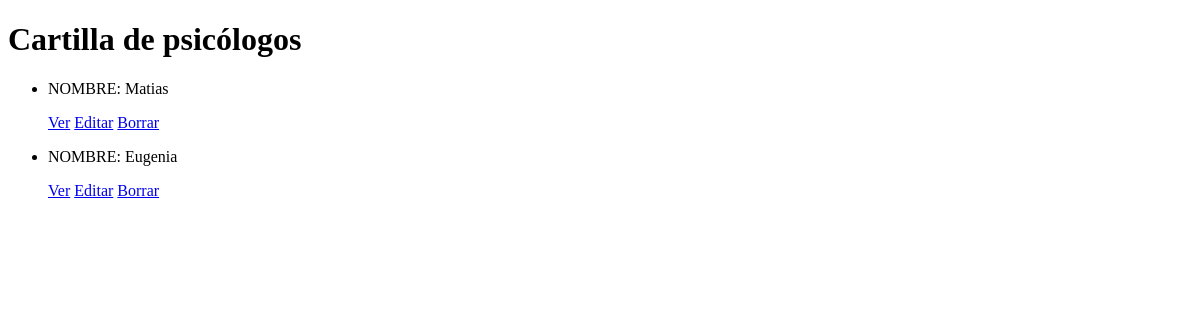
Before: /AppBlog/psicologo/list with the older database file.
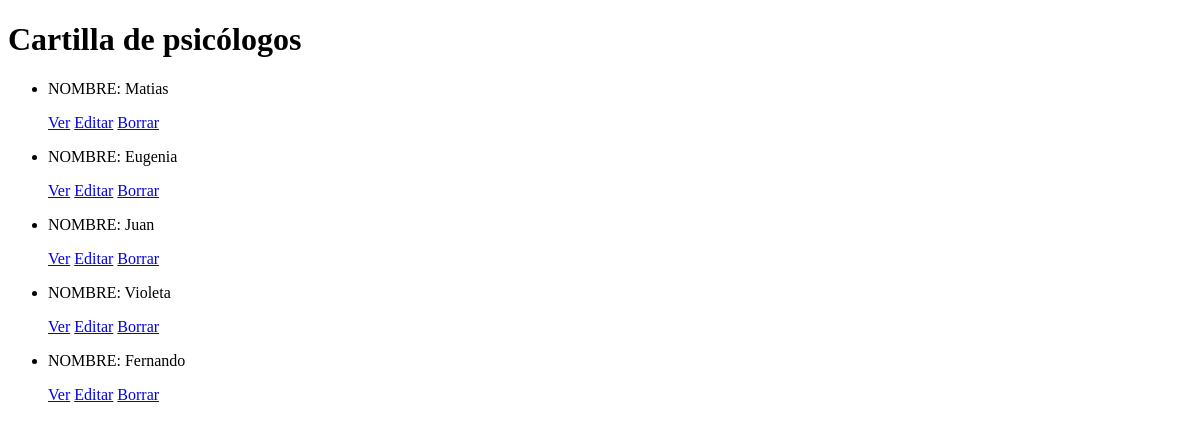
After: the same page with the newer database file.
### AppBlog/models.py (models this page shows, shortened)
class Psicologo(models.Model):
    nombre = models.CharField(max_length=40)
    apellido = models.CharField(max_length=40)
    matricula = models.IntegerField()
    email = models.EmailField()
    telefono = models.IntegerField()
    zonaatencion = models.CharField(max_length=40)
    modalidadatencion = models.CharField(max_length=40)
    orientacion = models.CharField(max_length=40)
    especialidad = models.CharField(max_length=40)
    tipotratamiento = models.CharField(max_length=40)

### AppBlog/views.py (the view)
# urls.py: path('psicologo/list', views.PsicologoList.as_view(), name='List'),
class PsicologoList(ListView):
    model = Psicologo
    template_name = "AppBlog/psicologo_list.html"

### AppBlog/templates/AppBlog/psicologo_list.html (shortened to what this page needs)
<!DOCTYPE html>
<html lang="en">
<head>
</head>
<body>
    <h1>Cartilla de psicólogos</h1>
    <ul>
        {% for psicologo in object_list %}
            <li>
                <p>NOMBRE: {{ psicologo.nombre }}</p>
                <p>
                    <a href="{% url 'Detail' psicologo.id %}">Ver</a>
                    <a href="{% url 'Edit' psicologo.id %}">Editar</a>
                    <a href="{% url 'Delete' psicologo.id %}">Borrar</a>
                </p>
            </li>
        {% endfor %}
    </ul>
</body>
</html>

Changed rows visible on the page:
added Psicologo: nombre "Juan"
added Psicologo: nombre "Violeta"
added Psicologo: nombre "Fernando"
